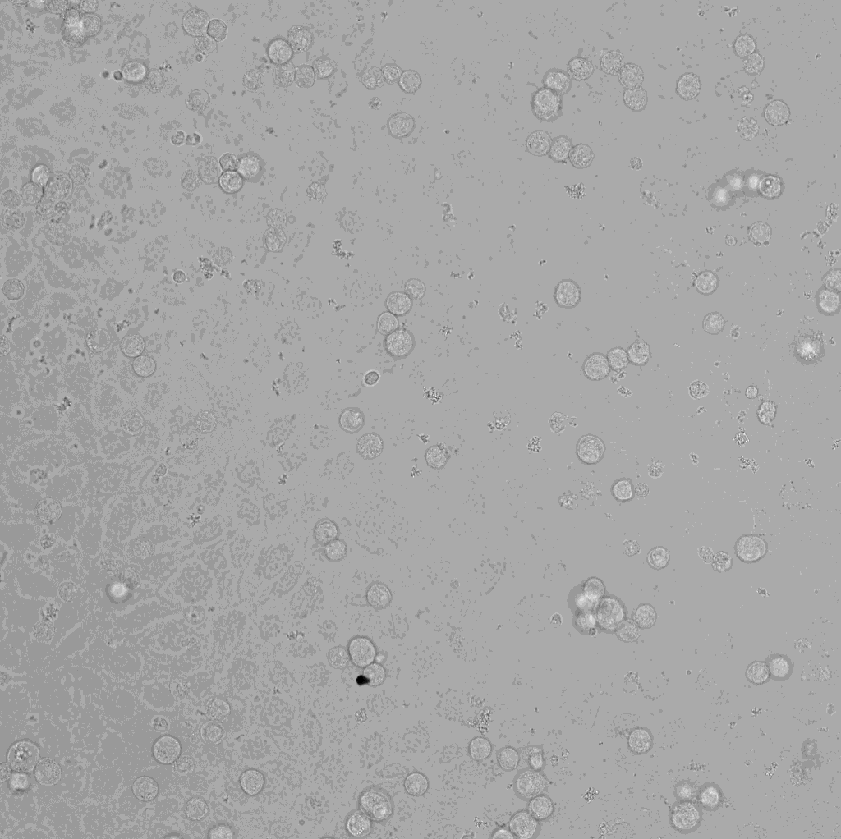
#> input picture fig3/round2/runs_rejected/claude_code_python_box1_cancer_r3_attempt1/subject_folder/image.tif, 841 x 839 px, shrunk from 1024 x 1022 before the run, found by its file name
$ python explore2.py
#> lines starting #> are read from the running program, lines starting #| are printed output that depends on the picture; after the words box and inside, x2 and y2 are one past the last pixel; in counts of white or black regions, pixels touching at a corner belong together; long printed decimals are rounded
import numpy as np, tifffile
from scipy import ndimage as ndi
from skimage import filters, morphology, measure, segmentation, feature, io, color
S='/tmp/claude-0/-home-user/8b3112e1-653c-5f4c-bdba-69ecd9f94f24/scratchpad/'
im=tifffile.imread('image.tif').astype(np.float32)
#> im: shape (839, 841) float32; min 151, max 4009, mean 2615.1
px=0.65
flat=im-ndi.gaussian_filter(im,40)
z=flat/np.sqrt(ndi.gaussian_filter(flat**2,40))
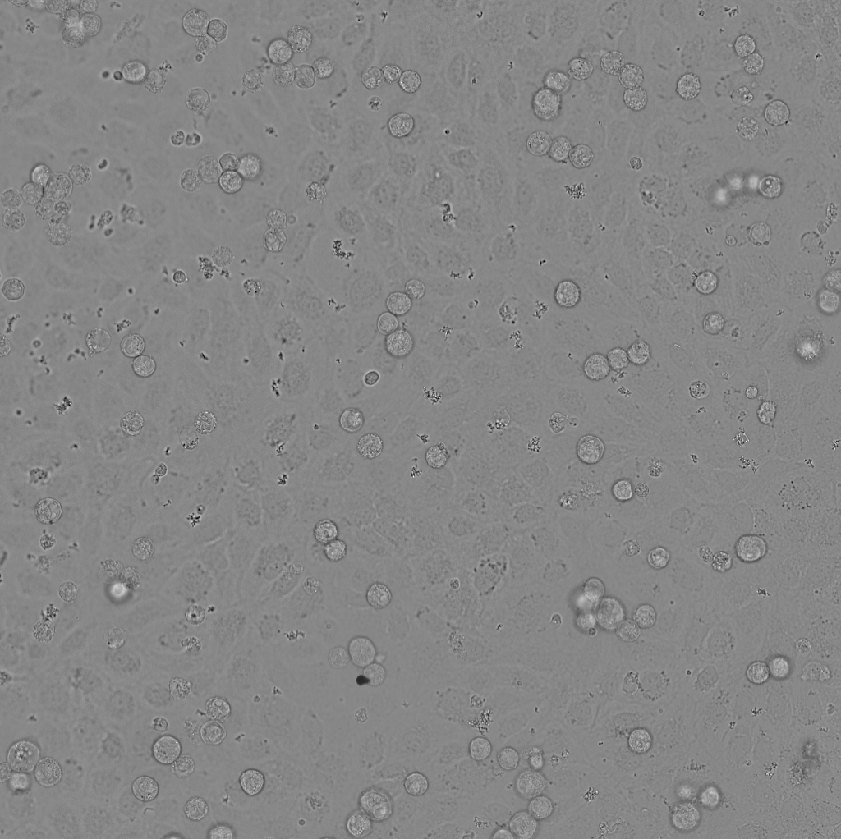
#> z: shape (839, 841) float32; min -14.64, max 13.15, mean 0.00502; drawn with min black and max white
e=ndi.gaussian_filter(np.abs(z),2)
m=e>0.9
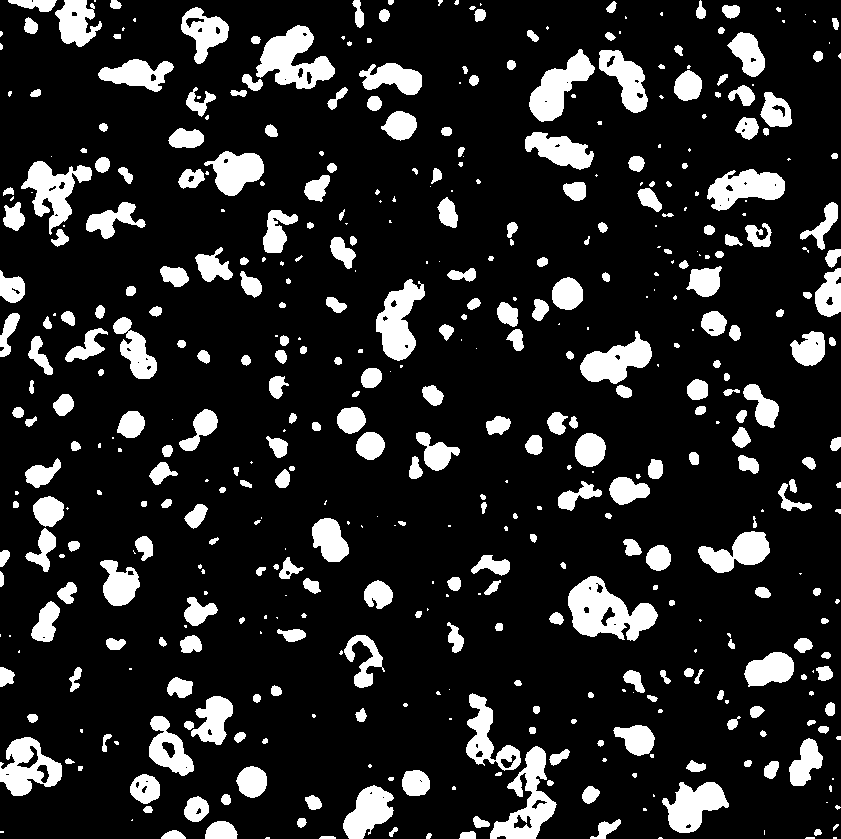
#> m: shape (839, 841) bool; 15% white; 486 white regions (165 under 20 px), largest, box (x1, y1, x2, y2) and area: (568, 576, 658, 641) 3188, (256, 25, 335, 89) 2654, (490, 746, 557, 839) 2478
m=ndi.binary_fill_holes(m)
#> m: shape (839, 841) bool; 15.3% white; 486 white regions (165 under 20 px), largest, box (x1, y1, x2, y2) and area: (568, 576, 658, 641) 3371, (256, 25, 335, 89) 2743, (490, 746, 557, 839) 2654
m=morphology.opening(m,morphology.disk(5))
#> m: shape (839, 841) bool; 12.3% white; 162 white regions, largest, box (x1, y1, x2, y2) and area: (568, 576, 658, 640) 3300, (257, 25, 335, 89) 2671, (0, 737, 62, 796) 2257
m=morphology.remove_small_objects(m,int(np.pi*(5/px)**2))
d=ndi.gaussian_filter(ndi.distance_transform_edt(m),1.5)
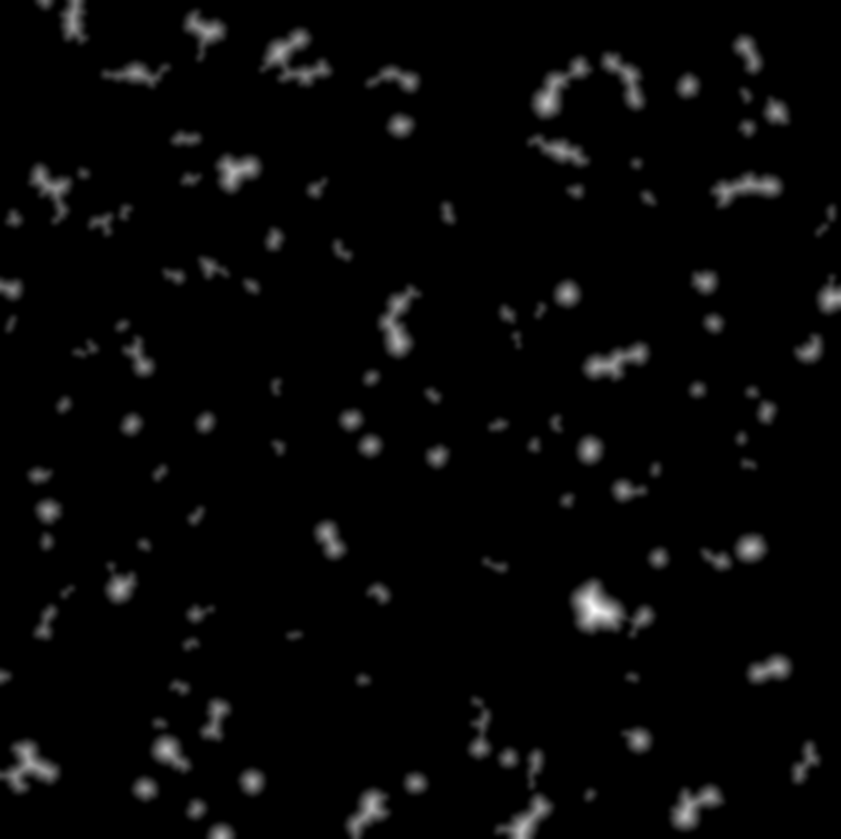
#> d: shape (839, 841) float64; min 0, max 21.54, mean 0.6; drawn with min black and max white
pk=feature.peak_local_max(d,min_distance=int(7/px),labels=measure.label(m),exclude_border=False)
#> pk = 143 pairs, first value 0 to 838, second value 0 to 831
mk=np.zeros(m.shape,int); mk[tuple(pk.T)]=np.arange(1,len(pk)+1)
#> after `mk[tuple(pk.T)] = np.arange(1, len(pk) + 1)`:
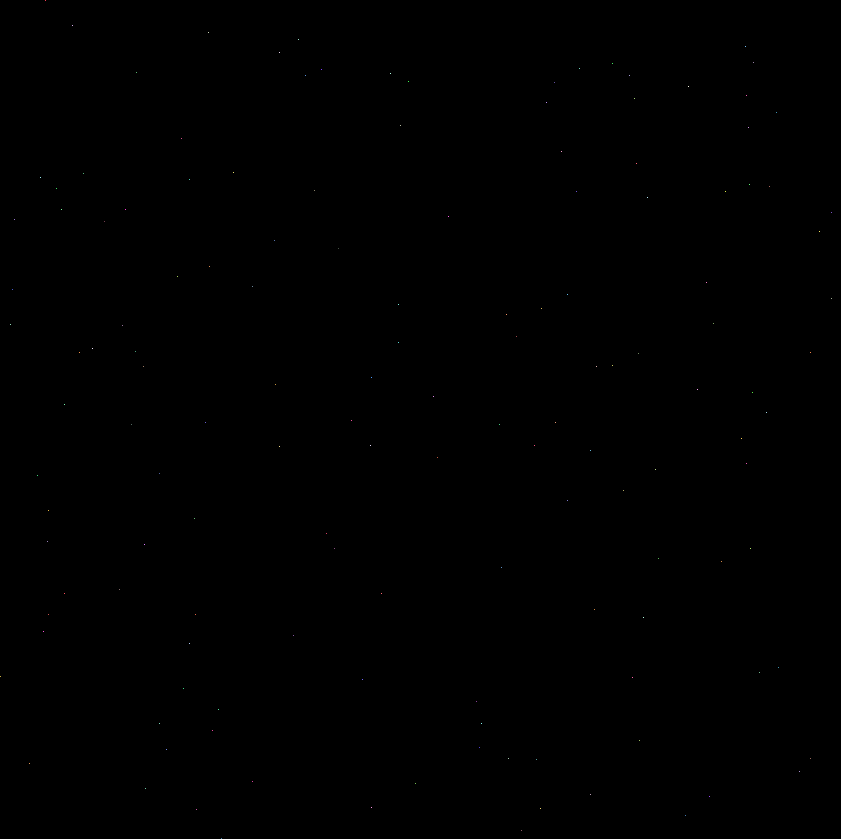
#> mk: shape (839, 841) int64; 144 distinct labels, from 0 to 143; one colour per label, 0 black
lab=segmentation.watershed(-d,mk,mask=m)
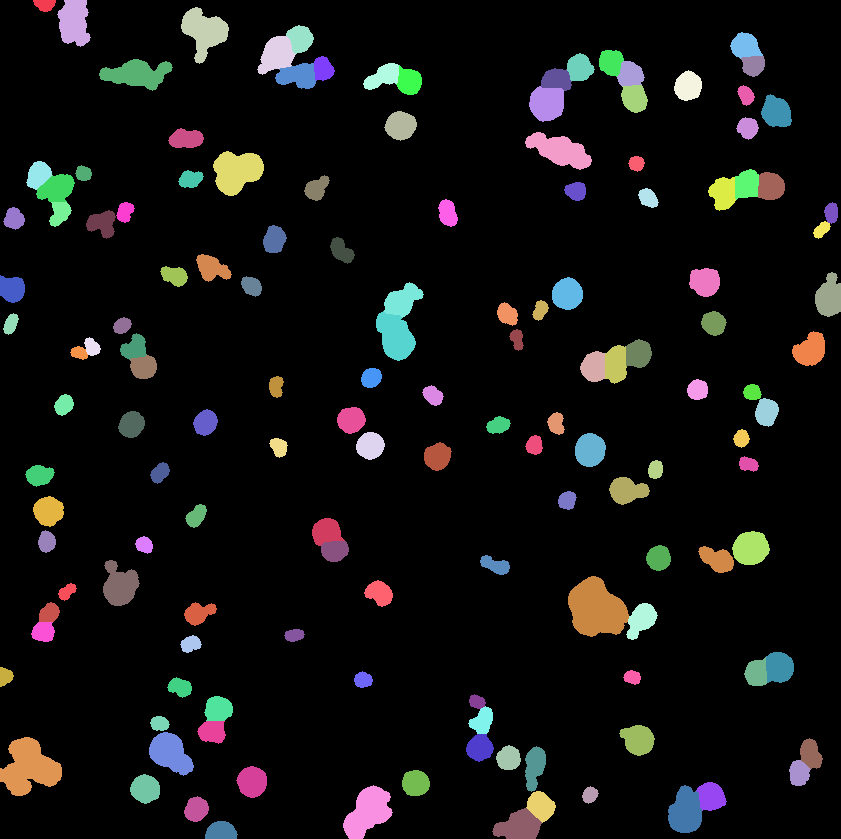
#> lab: shape (839, 841) int64; 144 distinct labels, from 0 to 143; one colour per label, 0 black
print(lab.max())
#| 143
for r in measure.regionprops(lab):
    pass
#> this loop made 143 passes
areas=np.array([r.area*px**2 for r in measure.regionprops(lab)]); print(np.percentile(areas,[5,25,50,75,95]))
#> after `areas = np.array([r.area * px ** 2 for r in measure.regionprops(lab)])`: areas = 143 values, max 1096.4 at index 104, min 73.94 at index 65, mean 237.4
#| [ 85.4295  129.496 209.9825  277.371 553.813  ]
disp=np.clip((im-np.percentile(im,1))/(np.percentile(im,99.5)-np.percentile(im,1)),0,1)
b=segmentation.find_boundaries(lab,mode='outer')
#> b: shape (839, 841) bool; 2.1% white in thin lines or dots
rgb=np.dstack([disp]*3); rgb[b]=[1,0.2,0.2]
#> after `rgb[b] = [1, 0.2, 0.2]`:
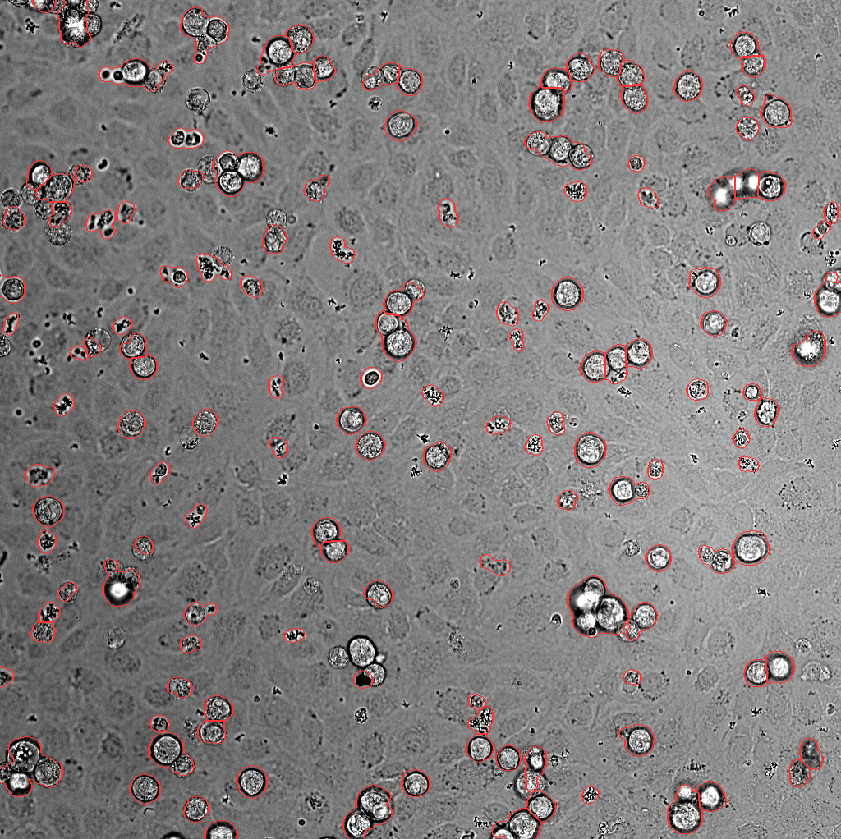
#> rgb: shape (839, 841, 3) float32; mean of channels 0, 1, 2 0.512, 0.496, 0.496; drawn as R, G, B
io.imsave(S+'ov.png',(rgb*255).astype(np.uint8))
